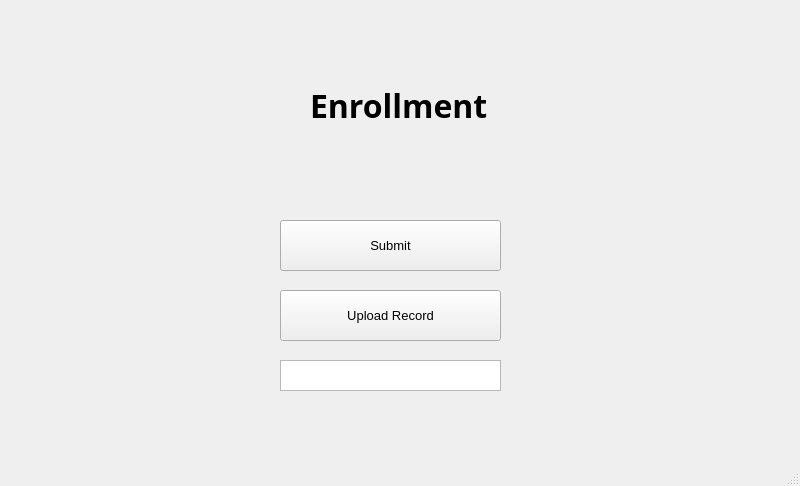
<?xml version="1.0" encoding="UTF-8"?>
<ui version="4.0">
 <class>Enrollment</class>
 <widget class="QMainWindow" name="Enrollment">
  <property name="geometry">
   <rect>
    <x>0</x>
    <y>0</y>
    <width>800</width>
    <height>486</height>
   </rect>
  </property>
  <property name="windowTitle">
   <string>MainWindow</string>
  </property>
  <widget class="QWidget" name="centralwidget">
   <widget class="QLabel" name="enrollment_title">
    <property name="geometry">
     <rect>
      <x>310</x>
      <y>80</y>
      <width>201</width>
      <height>51</height>
     </rect>
    </property>
    <property name="font">
     <font>
      <family>Hadassah Friedlaender</family>
      <pointsize>24</pointsize>
      <weight>75</weight>
      <bold>true</bold>
     </font>
    </property>
    <property name="text">
     <string>Enrollment</string>
    </property>
   </widget>
   <widget class="QPushButton" name="submit">
    <property name="geometry">
     <rect>
      <x>280</x>
      <y>220</y>
      <width>221</width>
      <height>51</height>
     </rect>
    </property>
    <property name="font">
     <font>
      <pointsize>10</pointsize>
     </font>
    </property>
    <property name="text">
     <string>Submit</string>
    </property>
   </widget>
   <widget class="QPushButton" name="uploadRec">
    <property name="geometry">
     <rect>
      <x>280</x>
      <y>290</y>
      <width>221</width>
      <height>51</height>
     </rect>
    </property>
    <property name="font">
     <font>
      <pointsize>10</pointsize>
     </font>
    </property>
    <property name="text">
     <string>Upload Record</string>
    </property>
   </widget>
   <widget class="QTextEdit" name="chosen_path">
    <property name="geometry">
     <rect>
      <x>280</x>
      <y>360</y>
      <width>221</width>
      <height>31</height>
     </rect>
    </property>
   </widget>
  </widget>
  <widget class="QMenuBar" name="menubar">
   <property name="geometry">
    <rect>
     <x>0</x>
     <y>0</y>
     <width>800</width>
     <height>21</height>
    </rect>
   </property>
  </widget>
  <widget class="QStatusBar" name="statusbar"/>
 </widget>
 <resources/>
 <connections/>
</ui>
